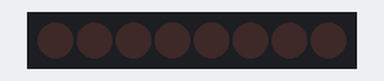
Recording of a sketch running on a simulated Arduino Uno, built with avr-gcc and run on an emulated ATmega328P. Parts: 8 shift-register outputs drawn as a row of LEDs (first output left, lit = HIGH). Wiring (inferred from the names in the program): shift register (74HC595): data pin 4; shift clock pin 6; latch pin 5. Wiring (inferred from the signals the program sends): row of LEDs: on Q0, Q1, Q2, Q3, Q4, Q5, Q6, Q7.

Above: at 0.02 s.
At 0.37 s:
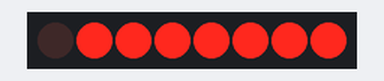
At 0.72 s:
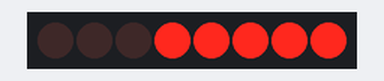
At 1.47 s:
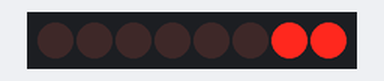
At 2.23 s:
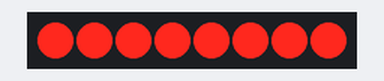
At 2.93 s:
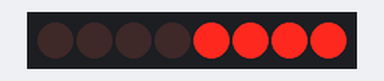
Timing chart, 0 to 3.2 s (numbered marks = the images above):
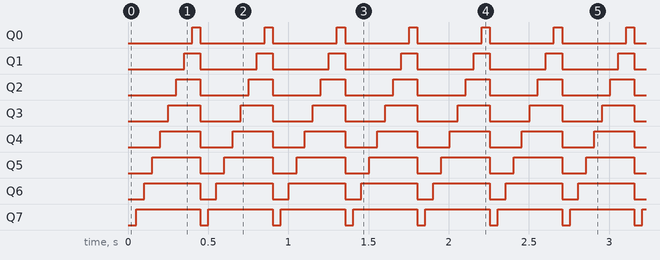

The sketch:

shiftReg.ino
```cpp
int latch = 5;
int clock = 6;
int data = 4;
byte led = 0;

void setup()
{
  pinMode(latch, OUTPUT);
  pinMode(data, OUTPUT);
  pinMode(clock, OUTPUT);
}

void loop()
{
  led = 0;
  shiftRegister();
  delay(50);
  for (int i = 0; i<8; i++)
  {
    bitSet(led, i);
    shiftRegister();
    delay(50);
  }

}

void shiftRegister()
{
  digitalWrite(latch, LOW);
  //shiftOut(data, clock, MSBFIRST, led);
  shiftOut(data, clock, LSBFIRST, led);
  digitalWrite(latch, HIGH);
}
```

Measured:
- by itself, Q0: alternates HIGH for 0.05 s and LOW for 0.40 s
- by itself, Q1: alternates HIGH for 0.10 s and LOW for 0.35 s
- by itself, Q2: alternates HIGH for 0.15 s and LOW for 0.30 s
- by itself, Q3: alternates HIGH for 0.20 s and LOW for 0.25 s
- by itself, Q4: alternates HIGH for 0.25 s and LOW for 0.20 s
- by itself, Q5: alternates HIGH for 0.30 s and LOW for 0.15 s
- by itself, Q6: alternates HIGH for 0.35 s and LOW for 0.10 s
- by itself, Q7: alternates HIGH for 0.40 s and LOW for 0.05 s
